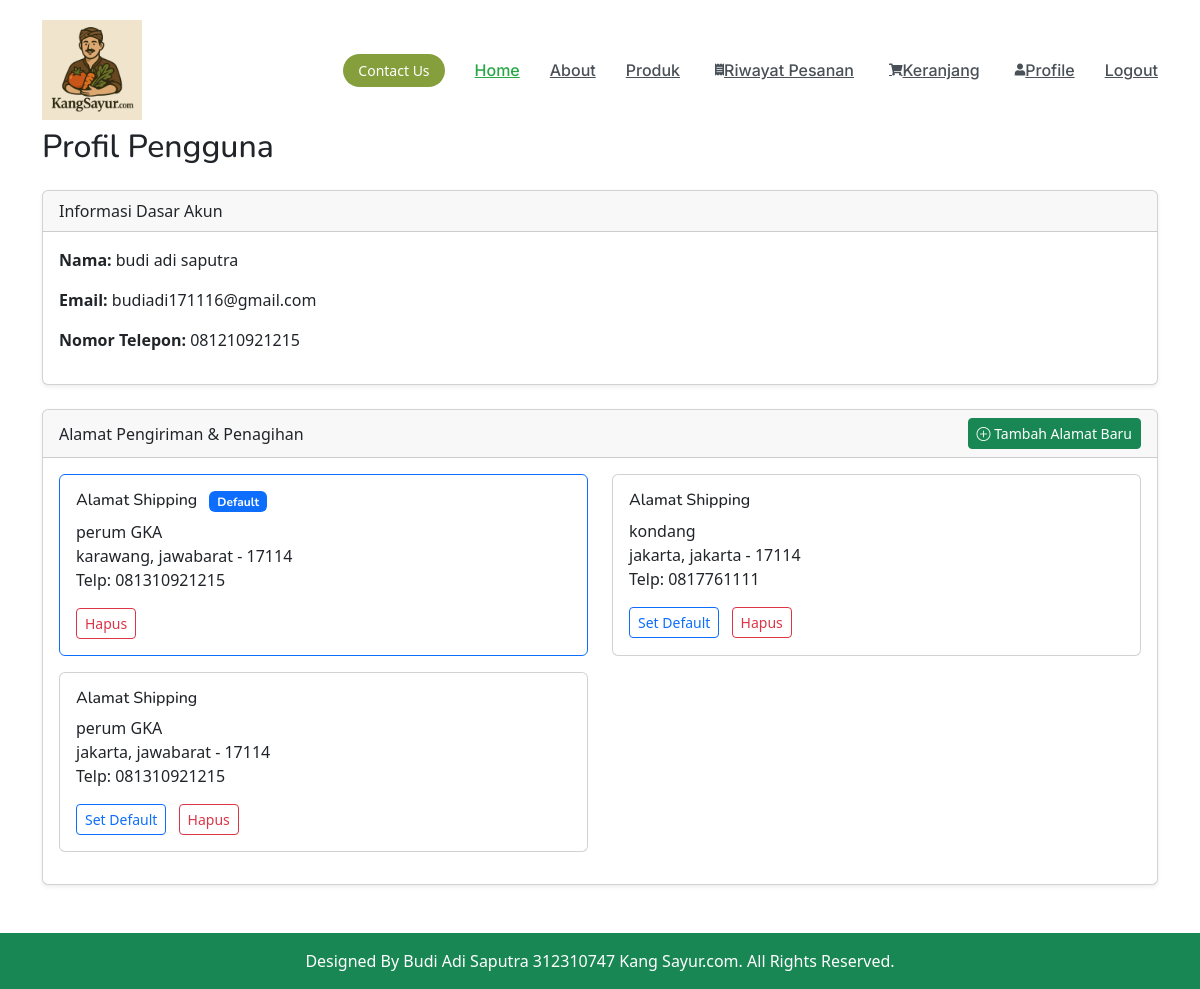
Page /sayuran/profile.php (signed in) on the committed database.
### tables this page shows
CREATE TABLE `users` (
  `id` int(11) NOT NULL,
  `username` varchar(50) NOT NULL,
  `password` varchar(255) NOT NULL,
  `email` varchar(100) NOT NULL,
  `phone_number` varchar(20) DEFAULT NULL,
  `nama` varchar(100) DEFAULT NULL,
  `role` enum('admin','penjual','pembeli') DEFAULT 'pembeli',
  `created_at` timestamp NOT NULL DEFAULT current_timestamp()
);

CREATE TABLE `addresses` (
  `id` int(11) NOT NULL,
  `user_id` int(11) NOT NULL,
  `address_line1` varchar(255) NOT NULL,
  `address_line2` varchar(255) DEFAULT NULL,
  `city` varchar(100) NOT NULL,
  `province` varchar(100) DEFAULT NULL,
  `postal_code` varchar(10) NOT NULL,
  `phone_number` varchar(20) NOT NULL,
  `is_default` tinyint(1) DEFAULT 0,
  `type` enum('shipping','billing') DEFAULT 'shipping',
  `created_at` timestamp NOT NULL DEFAULT current_timestamp()
);

### sayuran/profile.php (the view, shortened to what this page needs)
<?php
$user_id = $_SESSION['user_id'];
include_once __DIR__ . '/include/header.php';
$user_name = '';
$user_email = '';
$user_phone = '';
try {
    $pdo = get_pdo_connection();
    $pdo->setAttribute(PDO::ATTR_ERRMODE, PDO::ERRMODE_EXCEPTION);
    $stmt_user = $pdo->prepare("SELECT nama, email, phone_number FROM users WHERE id = ?");
    $stmt_user->execute([$user_id]);
    $user_data = $stmt_user->fetch(PDO::FETCH_ASSOC);
    if ($user_data) {
        $user_name = $user_data['nama'];
        $user_email = $user_data['email'];
        $user_phone = $user_data['phone_number'] ?? 'N/A';
    } else {
        $status_type = 'error';
        $status_message = 'Data pengguna tidak ditemukan.';
    }
    $stmt_addresses = $pdo->prepare("SELECT id, address_line1, address_line2, city, province, postal_code, phone_number, is_default, type FROM addresses WHERE user_id = ? ORDER BY is_default DESC, type ASC, id ASC");
    $stmt_addresses->execute([$user_id]);
    $addresses = $stmt_addresses->fetchAll(PDO::FETCH_ASSOC);
} catch (PDOException $e) {
    $status_type = 'error';
    $status_message = "Terjadi kesalahan database: " . $e->getMessage();
}
?>
<div class="container mt-5">
    <h2 class="mb-4">Profil Pengguna</h2>
    <div class="card mb-4 shadow-sm">
        <div class="card-header">
            Informasi Dasar Akun
        </div>
        <div class="card-body">
            <p><strong>Nama:</strong> <?php echo htmlspecialchars($user_name); ?></p>
            <p><strong>Email:</strong> <?php echo htmlspecialchars($user_email); ?></p>
            <p><strong>Nomor Telepon:</strong> <?php echo htmlspecialchars($user_phone); ?></p>
            </div>
    </div>
    <div class="card shadow-sm">
        <div class="card-header d-flex justify-content-between align-items-center">
            Alamat Pengiriman & Penagihan
            <button class="btn btn-success btn-sm" data-bs-toggle="modal" data-bs-target="#addAddressModal">
                <i class="bi bi-plus-circle"></i> Tambah Alamat Baru
            </button>
        </div>
        <div class="card-body">
            <?php if (empty($addresses)): ?>
                <div class="alert alert-warning" role="alert">
                    Anda belum memiliki alamat tersimpan. Mohon tambahkan alamat untuk kelancaran transaksi.
                </div>
            <?php else: ?>
                <div class="row">
                    <?php foreach ($addresses as $addr): ?>
                        <div class="col-md-6 mb-3">
                            <div class="card h-100 <?php echo ($addr['is_default']) ? 'border-primary' : ''; ?>">
                                <div class="card-body">
                                    <h6 class="card-title">
                                        Alamat <?php echo ucfirst(htmlspecialchars($addr['type'])); ?>
                                        <?php echo ($addr['is_default']) ? '<span class="badge bg-primary ms-2">Default</span>' : ''; ?>
                                    </h6>
                                    <p class="card-text">
                                        <?php echo htmlspecialchars($addr['address_line1']); ?><br>
                                        <?php echo htmlspecialchars($addr['city']); ?>, <?php echo htmlspecialchars($addr['province']); ?> - <?php echo htmlspecialchars($addr['postal_code']); ?><br>
                                        Telp: <?php echo htmlspecialchars($addr['phone_number']); ?>
                                    </p>
                                    <div class="mt-3">
                                        <?php if (!$addr['is_default']): ?>
                                            <form action="process_address.php" method="POST" class="d-inline">
                                                <button type="submit" class="btn btn-sm btn-outline-primary me-2">Set Default</button>
                                            </form>
                                        <?php endif; ?>
                                        <form action="process_address.php" method="POST" class="d-inline" onsubmit="return confirm('Apakah Anda yakin ingin menghapus alamat ini? Ini mungkin mempengaruhi pesanan yang sudah ada jika alamat ini digunakan.');">
                                            <button type="submit" class="btn btn-sm btn-outline-danger">Hapus</button>
                                        </form>
                                    </div>
                                </div>
                            </div>
                        </div>
                    <?php endforeach; ?>
                </div>
            <?php endif; ?>
        </div>
    </div>
    <?php include_once __DIR__ . '/include/footer.php'; ?>

### sayuran/assets/css/main.css (style rules this page uses)
:root { --default-font: "Roboto", system-ui, -apple-system, "Segoe UI", Roboto, "Helvetica Neue", Arial, "Noto Sans", "Liberation Sans", sans-serif, "Apple Color Emoji", "Segoe UI Emoji", "Segoe UI Symbol", "Noto Color Emoji"; --heading-font: "Nunito", sans-serif; --nav-font: "Inter", sans-serif; }
:root { --background-color: #ffffff; --default-color: #31511E; --heading-color: #88C273; --accent-color: #859F3D; --surface-color: #ffffff; --contrast-color: #ffffff; }
:root { --nav-color: #313336; --nav-hover-color: #859F3D; --nav-mobile-background-color: #ffffff; --nav-dropdown-background-color: #ffffff; --nav-dropdown-color: #313336; --nav-dropdown-hover-color: #859F3D; }
:root { scroll-behavior: smooth; }
body { color: var(--default-color); background-color: transparent; font-family: var(--default-font); padding-top: 80px; }
h1, h2, h3, h4, h5, h6 { color: var(--heading-color); font-family: var(--heading-font); }

### rows in the picture
users: nama "budi adi saputra", email "budiadi171116@gmail.com", phone_number "081210921215"
addresses: type "Shipping", is_default "Default", address_line1 "perum GKA", city "karawang", province "jawabarat", postal_code "17114", phone_number "081310921215"
addresses: type "Shipping", address_line1 "kondang", city "jakarta", province "jakarta", postal_code "17114", phone_number "0817761111"
addresses: type "Shipping", address_line1 "perum GKA", city "jakarta", province "jawabarat", postal_code "17114", phone_number "081310921215"
